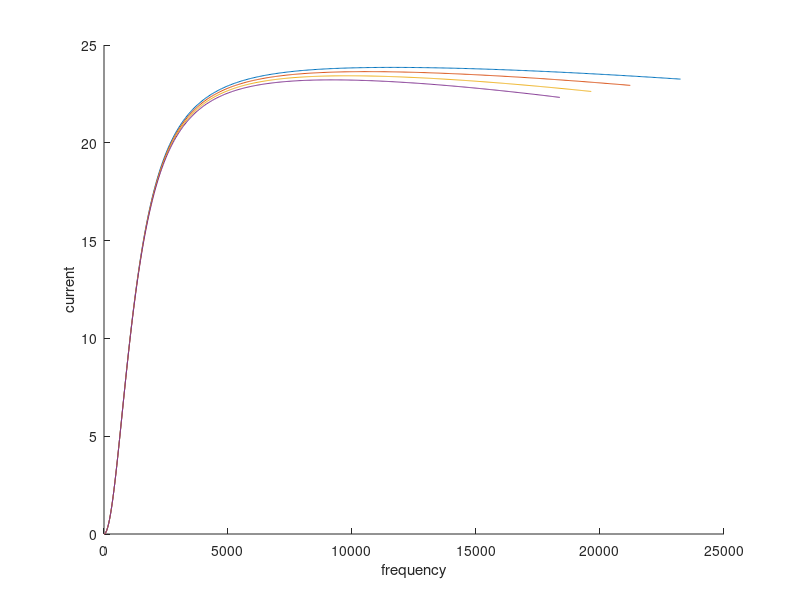

The MATLAB source for this figure:
vs=250;
r=10;
c=12.5e-6;
for l=15e-6:3e-6:25e-6;
fr=1/(2*pi*sqrt(l*c));
step=2*fr/500;
f=[0:step:2*fr];
lv=length(f);
for k=1:lv
    xl=(2*pi*f(k)*l*1i);
    xc=1/(2*pi*f(k)*c*1i);
    z(k)=r+(xl-xc);
    current(k)=vs/z(k);
hold on;
end;
plot(f,current)
end;
xlabel('frequency')
ylabel('current')